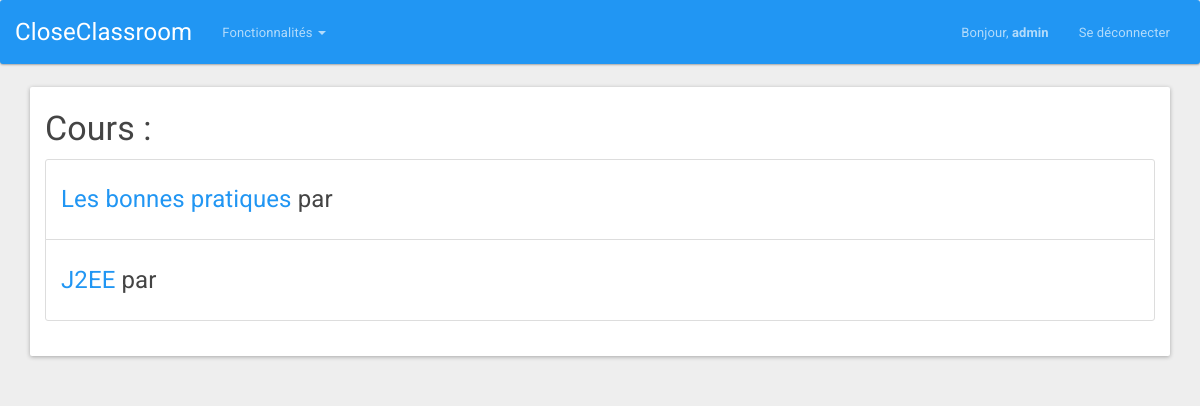
The page /index.php?page=practice (signed in) on the database as committed earlier.
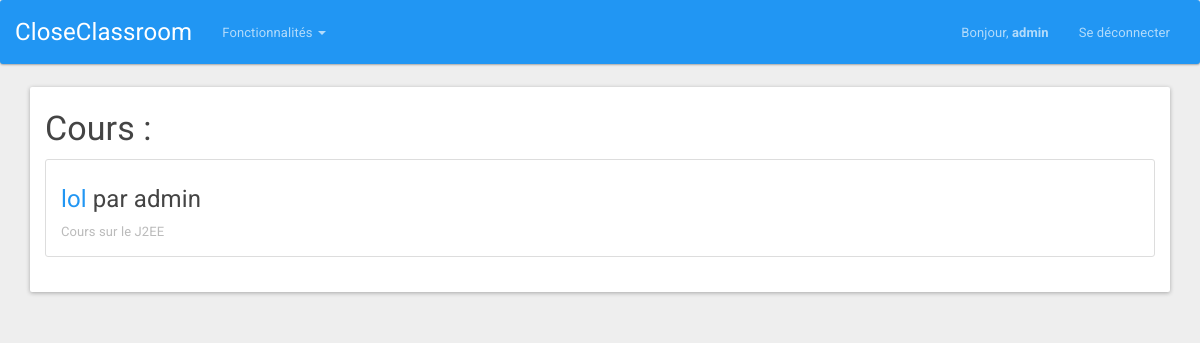
The same page on the database as committed later.
### tables this page shows
CREATE TABLE IF NOT EXISTS `practices` (
  `id` int(11) NOT NULL AUTO_INCREMENT,
  `name` varchar(255) NOT NULL,
  `path` varchar(255) NOT NULL,
  `user` varchar(30) NOT NULL,
  `description` text NOT NULL,
  PRIMARY KEY (`id`)
);

### bddManager/PracticeDAO.php (called while the page is built, shortened)
<?php
class PracticeDAO
{
	function getPractices() {
		try
		{
			$resultat = mysqli_query($_SESSION['bdd'], 'SELECT * FROM practices');
			if (mysqli_num_rows($resultat) != '0')
			{
				$tab[0] = mysqli_fetch_assoc($resultat);
				if (mysqli_num_rows($resultat) > '0')
				{
					for ($i=1; $i<mysqli_num_rows($resultat); $i++)
					{
						array_push($tab, mysqli_fetch_assoc($resultat));
					}
				}
				return $tab;
			}
			else
			{
				return null;
			}
		}
		catch(Exception $e)
		{
			$_SESSION['error'] = 'Erreur requete BDD';
			$_SESSION['display_msg_error'] = true;
		}
	}
}
?>

### views/PracticeView.class.php (the view, shortened to what this page needs)
<?php
class PracticeView{
	public function getViewTop(){
		return '
		<div class="container">
			<div class="panel panel-default">
				<div class="panel-body" style="padding-top: 0px;">
					<h3>Cours :</h3>
					<div class="list-group">';
					}
					public function getViewBottom(){
						return '
					</div>
				</div>
			</div>
		</div>
		';
	}
	public function getView()
	{
		$view = ''.$this->getViewTop().$this->getListe().$this->getViewBottom();
		return $view;
	}
	public function getListe(){
		$managerPractice = new PracticeDAO();
		$mesCours = $managerPractice->getPractices();
		$view = '';
		foreach ($mesCours as &$cours) {
			$view = $view.'<div class="list-group-item">
			<h4><a class="text-primary" target="_blank" href="'.$cours['path'].'">'.$cours['name'].'</a> par '.$cours['user'].'</h4>
			<p class="list-group-item-text">'.$cours['description'].'</p>
		</div>';
	}
	return $view;
}
}
?>

### index.php (shortened to what this page needs)
<?php
	include('controllers/MainController.class.php');
	?>
	<!DOCTYPE html>
	<html lang="fr">
	<head>
		<link href="style/css/bootstrapM.css" type="text/css" rel="stylesheet" media="all"  />
		<link href="style/font-awesome-4.5.0/css/font-awesome.css" rel="stylesheet">
	</head>
	<body>
		<?php
		$controller = new MainController();
		?>
	</body>
	</html>

### controllers/MainController.class.php (shortened to what this page needs)
<?php
include('views/NavBarView.class.php');
include('views/PracticeView.class.php');
include('bddManager/PracticeDAO.php');
class MainController {
	function __construct() {
		$this->navBar();
		if ($this->isLogged())
		{
			if (isset($_GET['page']))
			{
				switch ($_GET['page'])
				{
					case 'practice':
					$this->practice();
					break;
					}
				}
				else
				{
					$this->profile();
				}
			}
			else
			{
				$this->login();
			}
		}
		function navBar() {
			$navBarView = new navBarView();
			if ($this->isLogged())
			{
				echo $navBarView->getViewLogged();
			}
			else
			{
				echo $navBarView->getViewLogout();
			}
		}
		function isLogged() {
			if (isset($_SESSION['isLogged']) AND $_SESSION['isLogged'] == true)
			{
				return true;
			}
			else
			{
				return false;
			}
		}
		function practice() {
			$practiceView = new PracticeView();
			echo $practiceView->getView();
		}
	}
	?>

### views/NavBarView.class.php (shortened to what this page needs)
<?php
class navBarView{
	public function getViewLogged(){
		return '
		<nav class="navbar navbar-inverse">
			<div class="container-fluid">
				<div class="navbar-header">
					<button type="button" class="navbar-toggle collapsed" data-toggle="collapse" data-target="#bs-example-navbar-collapse-2">
						<span class="sr-only">Toggle navigation</span>
						<span class="icon-bar"></span>
						<span class="icon-bar"></span>
						<span class="icon-bar"></span>
					</button>
					<a class="navbar-brand" href="index.php">CloseClassroom</a>
				</div>
				<div class="collapse navbar-collapse" id="bs-example-navbar-collapse-2">
					<ul class="nav navbar-nav">
						<li class="dropdown">
							<a href="#" class="dropdown-toggle" data-toggle="dropdown" role="button" aria-expanded="false">Fonctionnalités <span class="caret"></span></a>
							<ul class="dropdown-menu" role="menu">
								<li><a href="index.php">Informations utilisateur</a></li>
								<li><a href="index.php?page=upload">Envoyer un cours</a></li>
								<li><a href="index.php?page=practice">Voir les cours</a></li>
							</ul>
						</li>
					</ul>
					<ul class="nav navbar-nav navbar-right">
						<li><a href="" style="font-size: 13px;"> Bonjour, <strong>'.$_SESSION['username'].'</strong> </a>
							<li><a href="index.php?page=logout">Se déconnecter</a></li>
						</ul>
					</div>
				</div>
			</nav>
			';
		}
	}
	?>

Rows that differ between the two databases and show on the page:
removed practices: name "Les bonnes pratiques"
removed practices: name "J2EE"
added practices: name "lol", user "admin", description "Cours sur le J2EE"
Other text that changed with them:
text no longer shown: "par par"
text now shown: "par"
